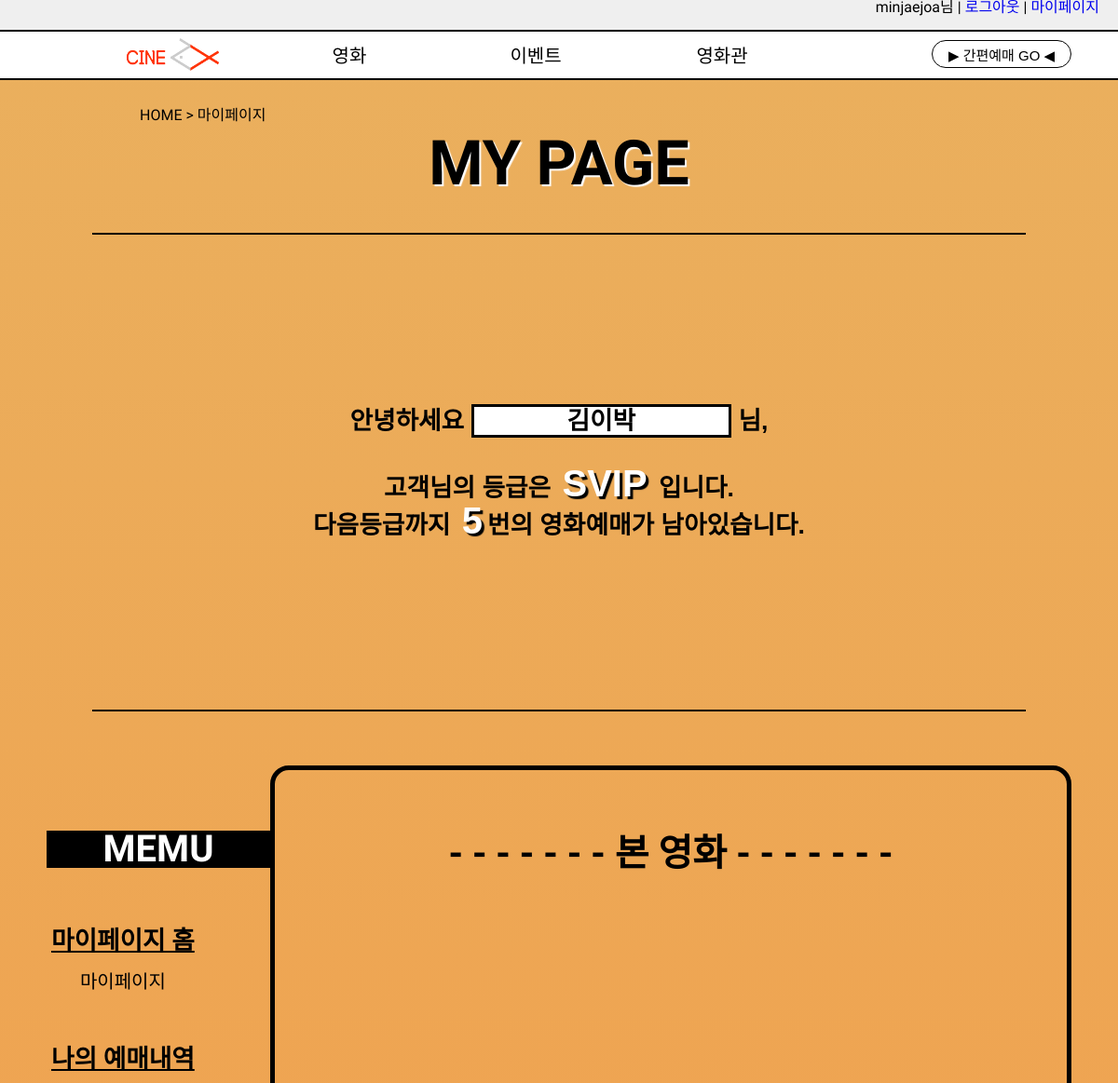
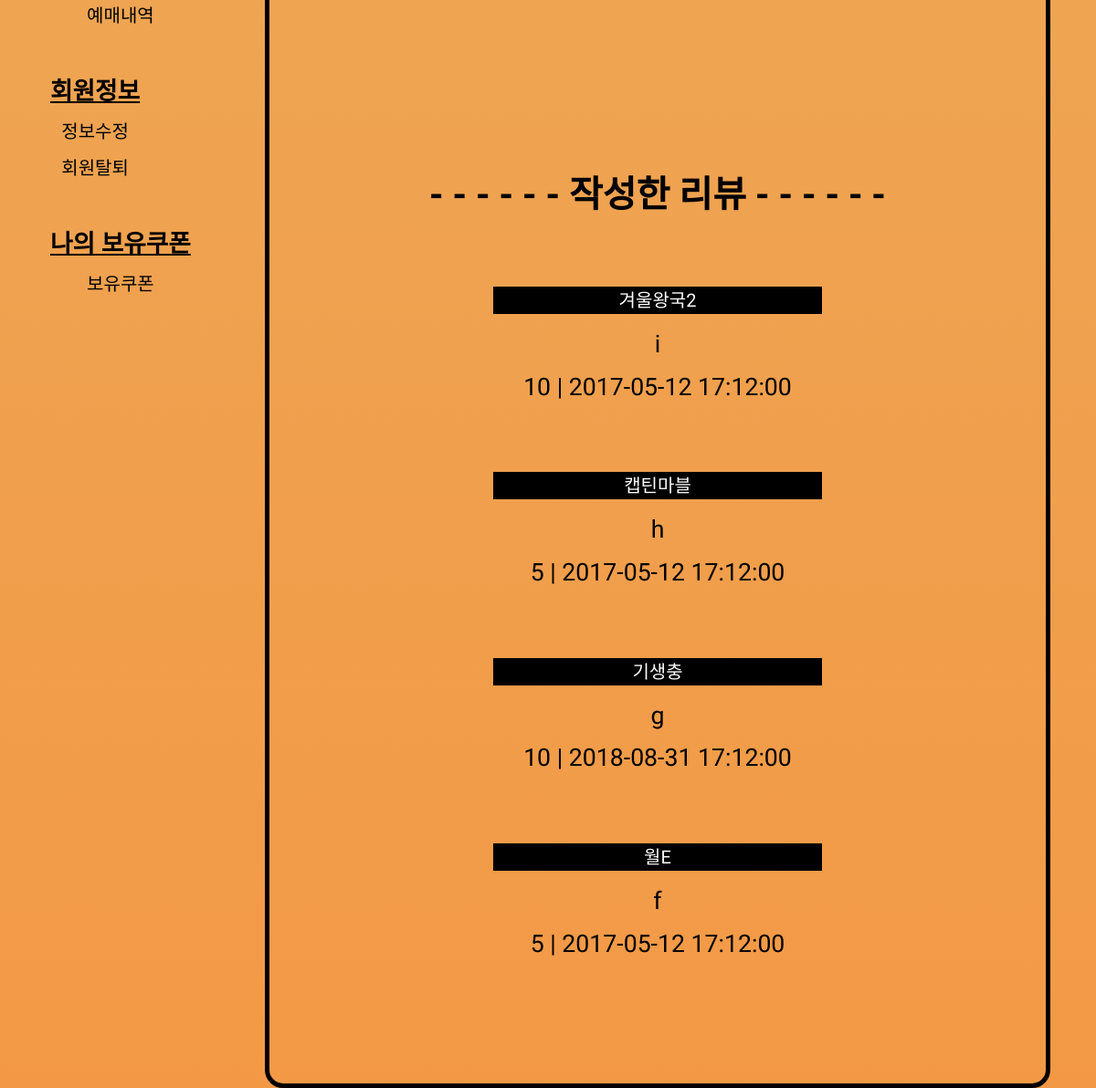
Page /webpage/component/mypage/mypage_home.php (signed in) on the committed database (2 pictures, top to bottom).
### tables this page shows
CREATE TABLE Movie_review(
    movie_id  INT UNSIGNED  NOT NULL,
    customer_id CHAR(20)  NOT NULL,
    written_time  TIMESTAMP NOT NULL  DEFAULT CURRENT_TIMESTAMP,
    score TINYINT NOT NULL,
    contents TEXT(1000)  NOT NULL,
    CONSTRAINT PK_Customer_info PRIMARY KEY(movie_id, customer_id),
    CONSTRAINT FK_Customer_info_1 FOREIGN KEY(movie_id)
    REFERENCES Movie(movie_id) ON UPDATE CASCADE ON DELETE RESTRICT,
    CONSTRAINT FK_Customer_info_2 FOREIGN KEY(customer_id)
    REFERENCES Customer_info(customer_id) ON UPDATE CASCADE ON DELETE RESTRICT
);

CREATE TABLE Movie (
    movie_id int unsigned not null,
    movie_name char(50) not null,
    rating char(10) not null default '전체관람가',
    running_time smallint not null default 0,
    release_date date null,
    distributor varchar(50) null,
    total_audience int unsigned not null default 0,
    contents TEXT(1000)  NOT NULL,
    CONSTRAINT PK_Movie PRIMARY KEY(movie_id)
);

### webpage/component/mypage/mypage_home.php (the view, shortened to what this page needs)
<!DOCTYPE html>
<html>
<head>
    <link href="../../styles/common.css" type="text/css" rel="stylesheet" />
    <link rel="stylesheet" type="text/css" href="../../styles/mypage_home.css" />
    <title>마이페이지 < zxCINEMAxz</title> </head> <body>
            <header class="service_menu">
                <ul id="gnb">
                    <?php
                    include "../common/top_login.php";
                    $db = connect();
                    ?>
                </ul>
            </header>
            <?php
            include "../common/navigator.php";
            $id = $_SESSION['id'];
            $name=$_SESSION['name'];
            $rank = $_SESSION['rank'];
            $need = 0;
            $view_sql = "select count(ticket_id) from ticketing_info where customer_id = '$id'";
            $view_stt=$db->prepare($view_sql);
            $view_stt->execute();
            $result = $view_stt->fetch(PDO::FETCH_ASSOC);
            $view_movie = $result['count(ticket_id)'];
            if($view_movie<5){
              $need = 5-$view_movie;
            }
            ?>
            <div class="page_info">
                HOME > 마이페이지
            </div>
            <div class="section_title">
                <h1>MY PAGE</h1>
            </div>
            <hr />
            <div class="top_info">
                <p>
                    안녕하세요
                    <span id="id_info"><?=$name?></span> 님,
                </p>
                <p id="sub_info"> 고객님의 등급은 <span id="mypage_info"><?=$rank?></span> 입니다.<br />
                    다음등급까지 <span id="mypage_info"><?=$need?></span>번의 영화예매가 남아있습니다.<br />
                </p>
            </div>
            <hr />
            <div class="down_info">
                <div class="left_info">
                    <p>
                        MEMU
                    </p>
                    <ul class="list_1">
                        <li id="left_info_title"> 마이페이지 홈 </li>
                        <li><a href="mypage_home.php">마이페이지</a></li>
                    </ul>
                    <br />
                    <ul class="list_2">
                        <li id="left_info_title"> 나의 예매내역 </li>
                        <li><a href="ticketing_list.php">예매내역</a></li>
                    </ul>
                    <br />
                    <ul class="list_3">
                        <li id="left_info_title"> 회원정보 </li>
                        <li><a href="modified_info.php">정보수정</a></li>
                        <li><a href="delete_info.php">회원탈퇴</a></li>
                    </ul>
                    <br />
                    <ul class="list_4">
                        <li id="left_info_title"> 나의 보유쿠폰 </li>
                        <li><a href="holding_coupon.php">보유쿠폰</a></li>
                    </ul>
                </div>
                <div class="right_info">
                    <div class="watched_movie">
                        <p id="right_info_title">
                            - - - - - - - 본 영화 - - - - - - -
                        </p>
                    </div>
                    <div class="my_review">
                      <?php $view_sql = "select movie_name,written_time,score,movie_review.contents from movie_review join movie using (movie_id) where customer_id = '$id'";
                      $view_stt=$db->prepare($view_sql);
                      $view_stt->execute();?>
                        <p id="right_info_title">
                            - - - - - - 작성한 리뷰 - - - - - - </p>
                        <div class="my_review_box">
                          <?php foreach ($view_stt as $view) { ?>
                            <div id="review_list">
                                <p id="title"><?=$view['movie_name']?></p>
                                <p> <?=$view['contents']?> </p>
                                <p> <?=$view['score']?> | <?=$view['written_time']?></p>
                            </div>
                          <?php } ?>
                        </div>
                    </div>
                </div>
            </div>
            </body>
</html>

### webpage/styles/common.css (style rules this page uses)
body { line-height: 1; background-color: rgb(235, 235, 235); }
body, html { margin: 0; font-family: "Poor Story", cursive; }
ol, ul { list-style: none; }
.service_menu { padding-right: 20px; font-family: "Poor Story", cursive; background-color: #efefef; overflow: hidden; }
.service_menu ul { list-style: none; margin: 0; padding: 0; float: right; text-align: center; }

### webpage/styles/mypage_home.css (style rules this page uses)
html { font-family: "Poor Story", cursive; }
body { background: linear-gradient(to bottom, #eab05e, #f39946); height: 2000px; }
.page_info { margin-top: 30px; margin-left: 150px; margin-bottom: 10px; }
.section_title { font-family: "Do Hyeon", sans-serif; color: white; height: 100px; text-align: center; vertical-align: middle; }
.section_title h1 { margin-top: 0px; color: rgb(0, 0, 0); font-size: 50pt; text-shadow: 2px 2px 1px white; }
hr { width: 1000px; border-width: px; border-style: solid; border-color: black; padding-top: 0px; }
.top_info { width: 600px; height: 160px; margin-left: auto; margin-right: auto; margin-bottom: 150px; margin-top: 200px; font-weight: bold; }
.top_info p { font-family: "Noto Sans KR", sans-serif; color: black; line-height: 0px; text-align: center; margin-top: 50px; font-size: 20pt; }
#sub_info { font-family: "Noto Sans KR", sans-serif; color: black; line-height: 35px; text-align: center; }
#id_info { padding-left: 100px; padding-right: 100px; padding-top: 0px; padding-bottom: 0px; margin: 0; color: black; border-style: solid; border-width: 3px; background-color: white; text-shadow: none; }
#mypage_info { padding-left: 5px; padding-right: 5px; font-size: 40px; margin: 0; color: white; text-shadow: 3px 3px 1px black; }
.down_info { margin-left: auto; margin-right: auto; width: 1200px; height: 800px; }
.left_info { font-family: "Poor Story", cursive; width: 200px; float: left; margin-left: 50px; font-size: 15pt; text-align: center; margin-top: 80px; }
.left_info p { font-weight: bold; font-size: 30pt; margin-bottom: 30px; background-color: black; color: white; width: 240px; }
#left_info_title { font-weight: bold; font-size: 20pt; color: black; text-decoration: underline; }
.left_info ul { float: left; margin-bottom: 20px; padding: 0px; }
.left_info li { padding: 5px; margin-top: 10px; color: black; }
.left_info a { text-decoration: none; color: black; }
.right_info { width: 850px; padding-bottom: 50px; padding-bottom: 30px; margin-top: 50px; margin-right: 50px; color: black; border-style: solid; border-color: black; border-width: 5px; border-radius: 20px; text-align: center; float: right; }
.watched_movie { width: 800px; padding-bottom: 150px; margin-left: auto; margin-right: auto; margin-bottom: 200px; }
#right_info_title { text-align: center; font-weight: bold; font-size: 30pt; padding-top: 30px; }
.my_review { width: 800px; padding-bottom: 30px; margin-left: auto; margin-right: auto; font-size: 20pt; }
#title { margin-left: auto; margin-right: auto; width: 50%; font-size: 15pt; background-color: rgb(0, 0, 0); color: white; padding: 5px; }
#review_list { width: 700px; margin-left: auto; margin-right: auto; margin-top: 80px; margin-bottom: 80px; }
#review_list p { margin-top: 10px; margin-bottom: 20px; }

### rows in the picture
movie_review: movie.movie_name "겨울왕국2", contents "i", score "10", written_time "2017-05-12 17:12:00"
movie_review: movie.movie_name "캡틴마블", contents "h", score "5", written_time "2017-05-12 17:12:00"
movie_review: movie.movie_name "기생충", contents "g", score "10", written_time "2018-08-31 17:12:00"
movie_review: movie.movie_name "월E", contents "f", score "5", written_time "2017-05-12 17:12:00"

### other values in the picture
$_SESSION['id'] "minjaejoa"
$name "김이박"
$rank "SVIP"
$need "5"
